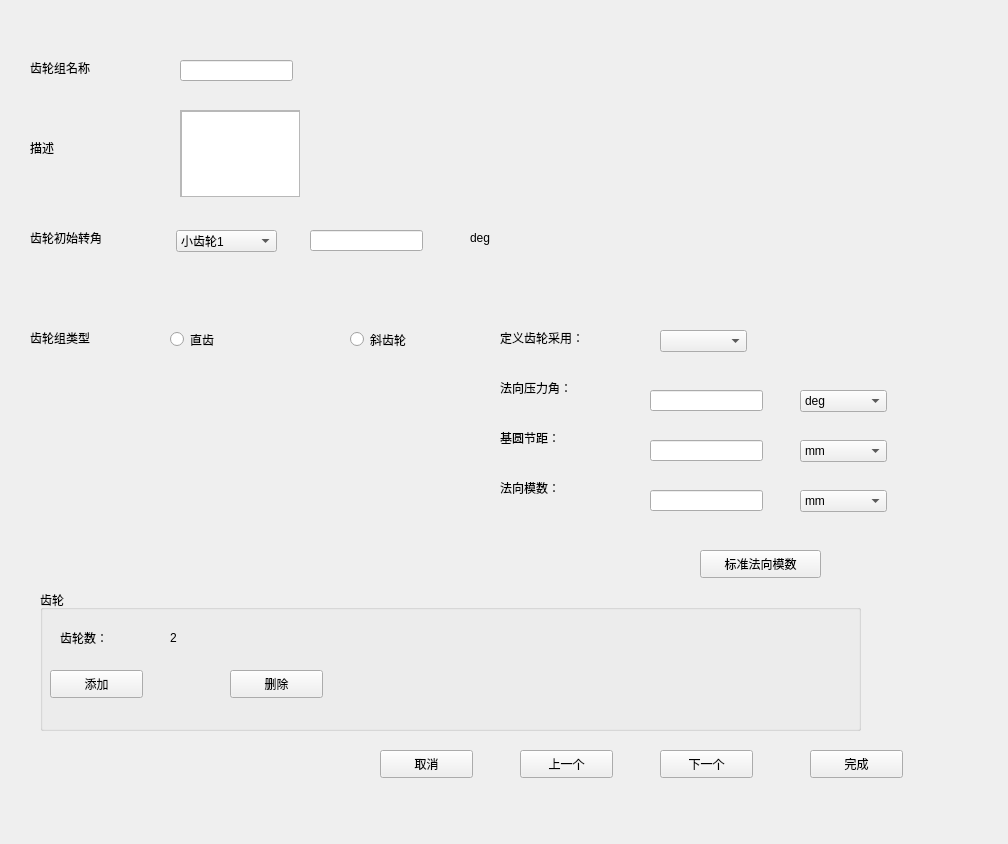
<?xml version="1.0" encoding="UTF-8"?>
<ui version="4.0">
 <class>one</class>
 <widget class="QWidget" name="one">
  <property name="geometry">
   <rect>
    <x>0</x>
    <y>0</y>
    <width>1008</width>
    <height>844</height>
   </rect>
  </property>
  <property name="windowTitle">
   <string>Form</string>
  </property>
  <widget class="QGroupBox" name="groupBox">
   <property name="geometry">
    <rect>
     <x>40</x>
     <y>590</y>
     <width>821</width>
     <height>141</height>
    </rect>
   </property>
   <property name="title">
    <string>齿轮</string>
   </property>
   <widget class="QLabel" name="label">
    <property name="geometry">
     <rect>
      <x>20</x>
      <y>40</y>
      <width>72</width>
      <height>15</height>
     </rect>
    </property>
    <property name="text">
     <string>齿轮数：</string>
    </property>
   </widget>
   <widget class="QLabel" name="label_2">
    <property name="geometry">
     <rect>
      <x>130</x>
      <y>40</y>
      <width>72</width>
      <height>15</height>
     </rect>
    </property>
    <property name="text">
     <string>2</string>
    </property>
   </widget>
   <widget class="QPushButton" name="pushButton">
    <property name="geometry">
     <rect>
      <x>10</x>
      <y>80</y>
      <width>93</width>
      <height>28</height>
     </rect>
    </property>
    <property name="text">
     <string>添加</string>
    </property>
   </widget>
   <widget class="QPushButton" name="pushButton_2">
    <property name="geometry">
     <rect>
      <x>190</x>
      <y>80</y>
      <width>93</width>
      <height>28</height>
     </rect>
    </property>
    <property name="text">
     <string>删除</string>
    </property>
   </widget>
  </widget>
  <widget class="QLabel" name="label_3">
   <property name="geometry">
    <rect>
     <x>30</x>
     <y>60</y>
     <width>111</width>
     <height>16</height>
    </rect>
   </property>
   <property name="text">
    <string>齿轮组名称</string>
   </property>
  </widget>
  <widget class="QLabel" name="label_4">
   <property name="geometry">
    <rect>
     <x>30</x>
     <y>140</y>
     <width>72</width>
     <height>15</height>
    </rect>
   </property>
   <property name="text">
    <string>描述</string>
   </property>
  </widget>
  <widget class="QLabel" name="label_5">
   <property name="geometry">
    <rect>
     <x>30</x>
     <y>230</y>
     <width>111</width>
     <height>16</height>
    </rect>
   </property>
   <property name="text">
    <string>齿轮初始转角</string>
   </property>
  </widget>
  <widget class="QLabel" name="label_6">
   <property name="geometry">
    <rect>
     <x>30</x>
     <y>330</y>
     <width>91</width>
     <height>16</height>
    </rect>
   </property>
   <property name="text">
    <string>齿轮组类型</string>
   </property>
  </widget>
  <widget class="QLineEdit" name="lineEdit">
   <property name="geometry">
    <rect>
     <x>180</x>
     <y>60</y>
     <width>113</width>
     <height>21</height>
    </rect>
   </property>
  </widget>
  <widget class="QScrollArea" name="scrollArea">
   <property name="geometry">
    <rect>
     <x>180</x>
     <y>110</y>
     <width>120</width>
     <height>87</height>
    </rect>
   </property>
   <property name="widgetResizable">
    <bool>true</bool>
   </property>
   <widget class="QWidget" name="scrollAreaWidgetContents">
    <property name="geometry">
     <rect>
      <x>0</x>
      <y>0</y>
      <width>118</width>
      <height>85</height>
     </rect>
    </property>
    <widget class="QTextEdit" name="textEdit">
     <property name="geometry">
      <rect>
       <x>0</x>
       <y>0</y>
       <width>121</width>
       <height>87</height>
      </rect>
     </property>
    </widget>
   </widget>
  </widget>
  <widget class="QComboBox" name="comboBox">
   <property name="geometry">
    <rect>
     <x>176</x>
     <y>230</y>
     <width>101</width>
     <height>22</height>
    </rect>
   </property>
   <item>
    <property name="text">
     <string>小齿轮1</string>
    </property>
   </item>
   <item>
    <property name="text">
     <string>大齿轮2</string>
    </property>
   </item>
  </widget>
  <widget class="QLineEdit" name="lineEdit_2">
   <property name="geometry">
    <rect>
     <x>310</x>
     <y>230</y>
     <width>113</width>
     <height>21</height>
    </rect>
   </property>
  </widget>
  <widget class="QLabel" name="label_7">
   <property name="geometry">
    <rect>
     <x>470</x>
     <y>230</y>
     <width>72</width>
     <height>15</height>
    </rect>
   </property>
   <property name="text">
    <string>deg</string>
   </property>
  </widget>
  <widget class="QRadioButton" name="radioButton">
   <property name="geometry">
    <rect>
     <x>170</x>
     <y>330</y>
     <width>115</width>
     <height>19</height>
    </rect>
   </property>
   <property name="text">
    <string>直齿</string>
   </property>
  </widget>
  <widget class="QRadioButton" name="radioButton_2">
   <property name="geometry">
    <rect>
     <x>350</x>
     <y>330</y>
     <width>115</width>
     <height>19</height>
    </rect>
   </property>
   <property name="text">
    <string>斜齿轮</string>
   </property>
  </widget>
  <widget class="QLabel" name="label_8">
   <property name="geometry">
    <rect>
     <x>500</x>
     <y>330</y>
     <width>101</width>
     <height>16</height>
    </rect>
   </property>
   <property name="text">
    <string>定义齿轮采用：</string>
   </property>
  </widget>
  <widget class="QLabel" name="label_9">
   <property name="geometry">
    <rect>
     <x>500</x>
     <y>380</y>
     <width>131</width>
     <height>16</height>
    </rect>
   </property>
   <property name="text">
    <string>法向压力角：</string>
   </property>
  </widget>
  <widget class="QLabel" name="label_10">
   <property name="geometry">
    <rect>
     <x>500</x>
     <y>430</y>
     <width>72</width>
     <height>15</height>
    </rect>
   </property>
   <property name="text">
    <string>基圆节距：</string>
   </property>
  </widget>
  <widget class="QLabel" name="label_11">
   <property name="geometry">
    <rect>
     <x>500</x>
     <y>480</y>
     <width>72</width>
     <height>15</height>
    </rect>
   </property>
   <property name="text">
    <string>法向模数：</string>
   </property>
  </widget>
  <widget class="QComboBox" name="comboBox_2">
   <property name="geometry">
    <rect>
     <x>660</x>
     <y>330</y>
     <width>87</width>
     <height>22</height>
    </rect>
   </property>
  </widget>
  <widget class="QLineEdit" name="lineEdit_3">
   <property name="geometry">
    <rect>
     <x>650</x>
     <y>390</y>
     <width>113</width>
     <height>21</height>
    </rect>
   </property>
  </widget>
  <widget class="QLineEdit" name="lineEdit_4">
   <property name="geometry">
    <rect>
     <x>650</x>
     <y>440</y>
     <width>113</width>
     <height>21</height>
    </rect>
   </property>
  </widget>
  <widget class="QLineEdit" name="lineEdit_5">
   <property name="geometry">
    <rect>
     <x>650</x>
     <y>490</y>
     <width>113</width>
     <height>21</height>
    </rect>
   </property>
  </widget>
  <widget class="QComboBox" name="comboBox_3">
   <property name="geometry">
    <rect>
     <x>800</x>
     <y>390</y>
     <width>87</width>
     <height>22</height>
    </rect>
   </property>
   <item>
    <property name="text">
     <string>deg</string>
    </property>
   </item>
   <item>
    <property name="text">
     <string>grad</string>
    </property>
   </item>
   <item>
    <property name="text">
     <string>mrad</string>
    </property>
   </item>
   <item>
    <property name="text">
     <string>rev</string>
    </property>
   </item>
   <item>
    <property name="text">
     <string>rad</string>
    </property>
   </item>
  </widget>
  <widget class="QComboBox" name="comboBox_4">
   <property name="geometry">
    <rect>
     <x>800</x>
     <y>440</y>
     <width>87</width>
     <height>22</height>
    </rect>
   </property>
   <item>
    <property name="text">
     <string>mm</string>
    </property>
   </item>
   <item>
    <property name="text">
     <string>inch-1</string>
    </property>
   </item>
  </widget>
  <widget class="QComboBox" name="comboBox_5">
   <property name="geometry">
    <rect>
     <x>800</x>
     <y>490</y>
     <width>87</width>
     <height>22</height>
    </rect>
   </property>
   <item>
    <property name="text">
     <string>mm</string>
    </property>
   </item>
   <item>
    <property name="text">
     <string>inch-1</string>
    </property>
   </item>
  </widget>
  <widget class="QPushButton" name="pushButton_3">
   <property name="geometry">
    <rect>
     <x>700</x>
     <y>550</y>
     <width>121</width>
     <height>28</height>
    </rect>
   </property>
   <property name="text">
    <string>标准法向模数</string>
   </property>
  </widget>
  <widget class="QPushButton" name="pushButton_4">
   <property name="geometry">
    <rect>
     <x>380</x>
     <y>750</y>
     <width>93</width>
     <height>28</height>
    </rect>
   </property>
   <property name="text">
    <string>取消</string>
   </property>
  </widget>
  <widget class="QPushButton" name="pushButton_5">
   <property name="geometry">
    <rect>
     <x>520</x>
     <y>750</y>
     <width>93</width>
     <height>28</height>
    </rect>
   </property>
   <property name="text">
    <string>上一个</string>
   </property>
  </widget>
  <widget class="QPushButton" name="pushButton_6">
   <property name="geometry">
    <rect>
     <x>660</x>
     <y>750</y>
     <width>93</width>
     <height>28</height>
    </rect>
   </property>
   <property name="text">
    <string>下一个</string>
   </property>
  </widget>
  <widget class="QPushButton" name="pushButton_7">
   <property name="geometry">
    <rect>
     <x>810</x>
     <y>750</y>
     <width>93</width>
     <height>28</height>
    </rect>
   </property>
   <property name="text">
    <string>完成</string>
   </property>
  </widget>
 </widget>
 <resources/>
 <connections/>
</ui>
